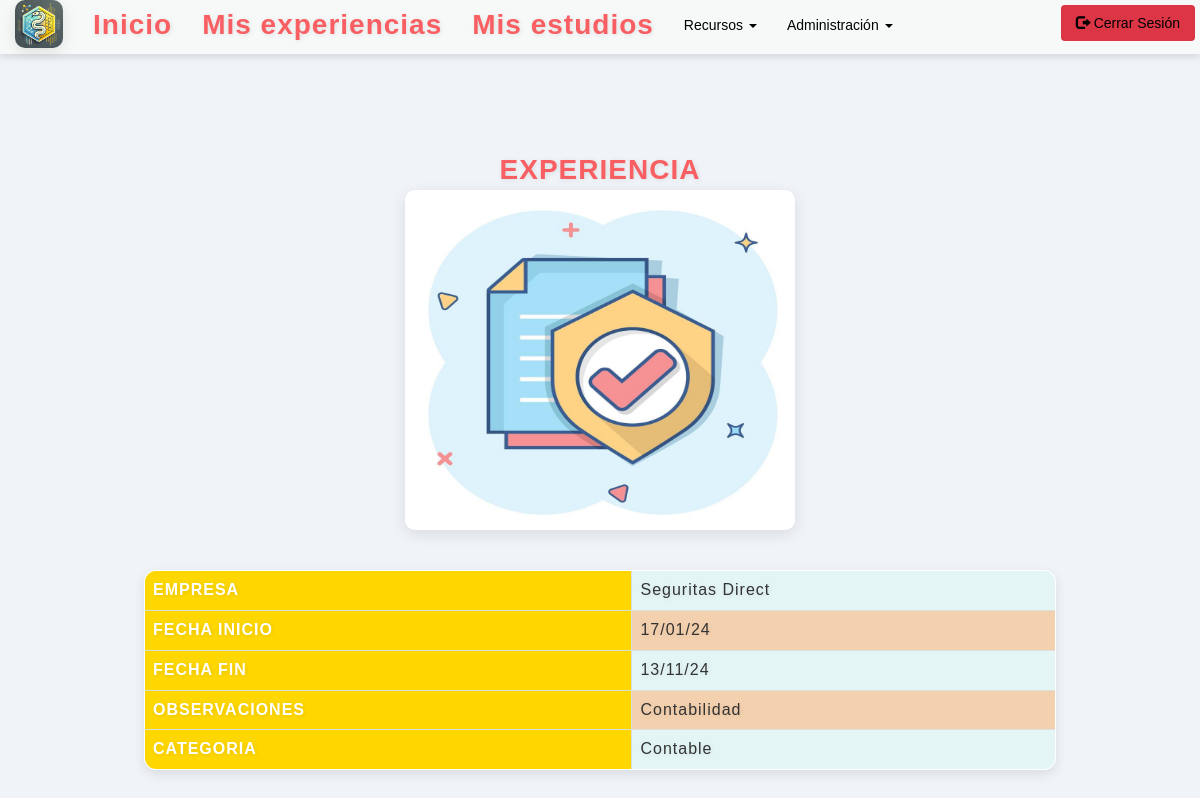
Screenshot of /4/ver_experiencia (signed in) with the database file from the repository.
### appportfolio/models.py (models this page shows, shortened)
class Experiencia(models.Model):
    id = models.AutoField(primary_key=True)
    empresa = models.CharField('Empresa',max_length=50,null=True, blank=True)
    fecha_inicio= models.DateField('Fecha de Inicio',null=True, blank=True)
    fecha_fin = models.DateField('Fecha de Finalización', null=True, blank=True)
    observaciones = models.CharField('Funciones', max_length=50, null=True, blank=True)
    categoria = models.CharField('Categoría', max_length=50,null=True, blank=True)
    class Meta:
        verbose_name = 'Experiencia' #puede ser otro nombre
        verbose_name_plural = 'Experiencias'
        ordering = ['empresa']

### appportfolio/views.py (the view)
# urls.py: re_path(r'^(?P<id>\d+)/ver_experiencia$', views.ver_experiencia,name='ver_experiencia'),
def ver_experiencia(request,id):
    expe_id=id
    experiencia = Experiencia.objects.get(id=expe_id)
    context = {'experiencia': experiencia}
    return render(request, 'ver_experiencia.html',context=context)

### templates/ver_experiencia.html (shortened to what this page needs)
{% extends "base.html" %}
{% load static %}
{% block head %}
<link rel="stylesheet" href="https://maxcdn.bootstrapcdn.com/bootstrap/3.3.5/css/bootstrap.min.css">
<link rel="stylesheet" href="{% static 'css/cssVerExperiencias.css' %}">
{% endblock %}
 {% block content %}
 <br><br><br><br>
  <center>
  <font color="#686868" size="5" face="Comic Sans MS,Arial,Verdana">EXPERIENCIA</font>
   <br>
  <img src="{% static 'images/seguro.jpg'%}" height='340' width='390'>
  </center>
<font size="3">
<table class="table table-bordered">
        <tr>
			<td bgcolor="#F5DA81">EMPRESA</td>
            <td bgcolor="#F5DA81">{{ experiencia.empresa }}</td>
        </tr>
        <tr>
			<td bgcolor="#F5DA81">FECHA INICIO</td>
            <td> {{ experiencia.fecha_inicio|date:"j/m/y" }} </td>
        </tr>
        <tr>
			<td bgcolor="#F5DA81">FECHA FIN</td>
            <td> {{ experiencia.fecha_fin|date:"j/m/y" }} </td>
        </tr>
        <tr>
			<td bgcolor="#F5DA81">OBSERVACIONES</td>
            <td bgcolor="#F5DA81">{{ experiencia.observaciones }}</td>
        </tr>
        <tr>
			<td bgcolor="#F5DA81">CATEGORIA</td>
            <td bgcolor="#F5DA81">{{ experiencia.categoria }}</td>
        </tr>
    </table>
</font>
{% endblock content %}

### static/css/cssVerExperiencias.css (style rules this page uses)
body { font-family: 'Montserrat', sans-serif; background-color: #f0f4f8; color: #333; margin: 0; padding: 0; }
h1, h2, font { font-family: 'Montserrat', sans-serif; color: #444; text-align: center; font-weight: 700; margin-bottom: 20px; }
center { margin-top: 50px; }
img { border-radius: 10px; box-shadow: 0 4px 15px rgba(0, 0, 0, 0.1); transition: transform 0.3s ease, box-shadow 0.3s ease; }
table.table-bordered { width: 80%; margin: 40px auto; border-collapse: collapse; background-color: #ffffff; border-radius: 12px; overflow: hidden; box-shadow: 0 4px 12px rgba(0, 0, 0, 0.1); }
td { padding: 15px; font-size: 16px; font-weight: 500; color: #333; }
td:first-child { font-weight: bold; background-color: #ffd700; color: #ffffff; text-align: left; }
td:last-child { background-color: #e3f6f5; text-align: left; }
tr:nth-child(even) td:last-child { background-color: #f4d1ae; }
font { font-family: 'Comic Sans MS', cursive, sans-serif; font-size: 28px; color: #f95f62; letter-spacing: 1px; text-shadow: 1px 1px 5px rgba(0, 0, 0, 0.1); }
table, font, img { animation: fadeIn 0.7s ease-in-out; }

### rows the page displays
Experiencia: empresa "Seguritas Direct", fecha_inicio "17/01/24", fecha_fin "13/11/24", observaciones "Contabilidad", categoria "Contable"
